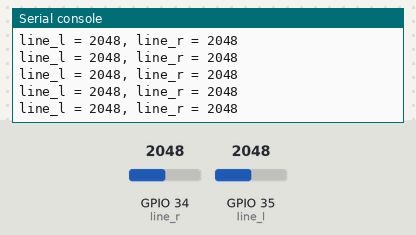
Recording of a program running on a simulated ESP32 board running MicroPython. Parts: the last lines printed to the serial console. Inputs (shaded band) come from the test bench; at power-on: GPIO 34 (line_r) = 2048, GPIO 35 (line_l) = 2048 (analog values on the 0–4095 scale).

Above: at 1.2 s.
1.3 s: GPIO 34 (line_r) set to 2866
At 1.31 s:
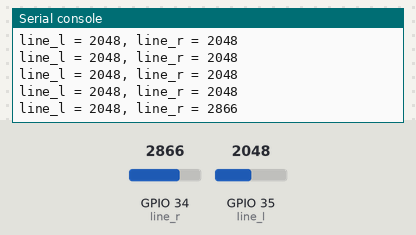
2.8 s: GPIO 35 (line_l) set to 2866
At 2.82 s:
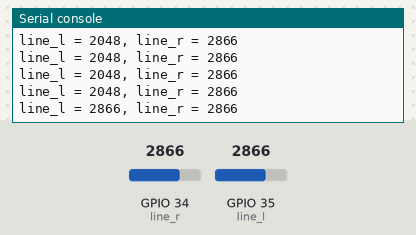
4.3 s: GPIO 34 (line_r) set to 3603
At 4.32 s:
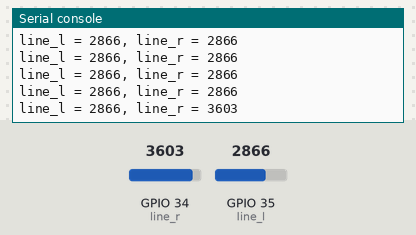
5.8 s: GPIO 35 (line_l) set to 3603
At 5.83 s:
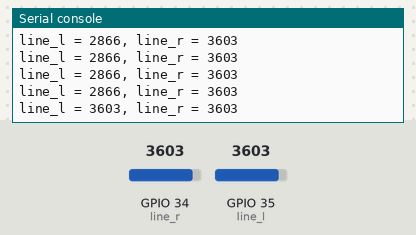
Timing chart, 0 to 8.3 s (numbered marks = the images above; inputs shaded):
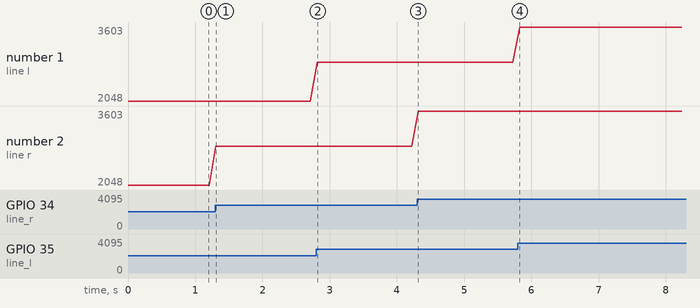

The program:

my_line_test.py
```python
from machine import Pin, ADC
import time

line_r = ADC(Pin(34))
line_l = ADC(Pin(35))

for i in range(10000):
    line_l_val = line_l.read()
    line_r_val = line_r.read()
    print(f"line_l = {line_l_val}, line_r = {line_r_val}")
    time.sleep(0.1)
```

Measured:
- after the input at 1.3 s, the serial console: prints a new line at once (image 1)
- after the input at 2.8 s, the serial console: prints a new line at once (image 2)
- after the input at 4.3 s, the serial console: prints a new line at once (image 3)
- after the input at 5.8 s, the serial console: prints a new line at once (image 4)
- plotted number 2: 2048 → 2866 after the input at 1.3 s, 2866 → 3603 after the input at 4.3 s
